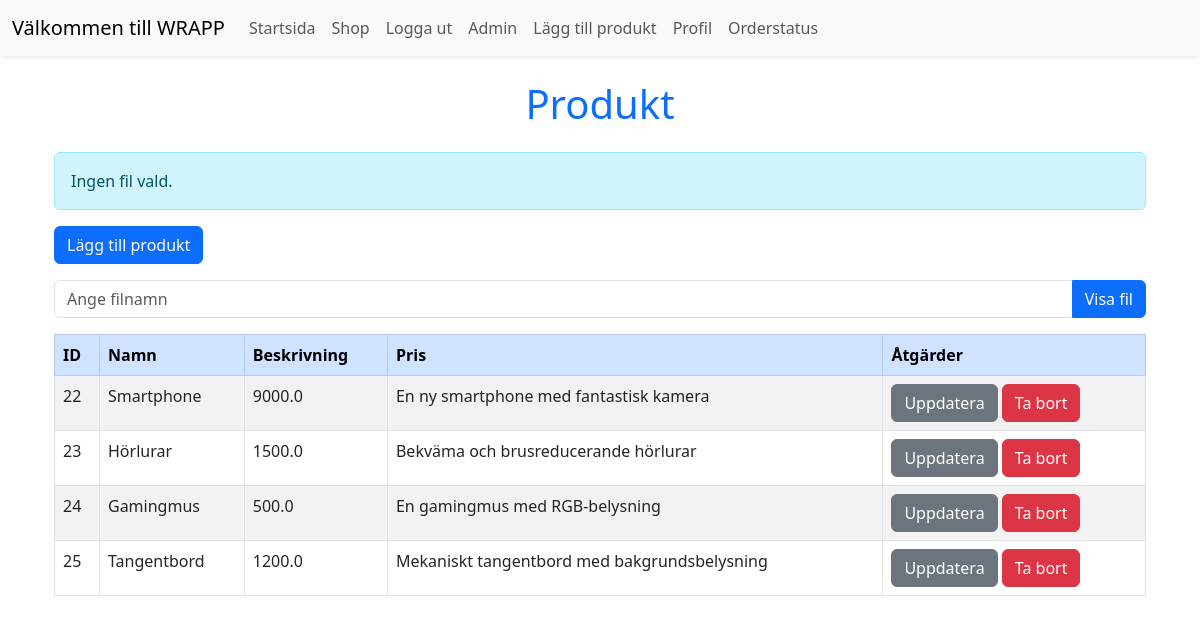
/product (signed in), run on the app's committed database.
### tables this page shows
CREATE TABLE products (
    id INTEGER PRIMARY KEY AUTOINCREMENT,
    name TEXT NOT NULL,
    price REAL NOT NULL,
    description TEXT,
    image TEXT
);

### app.py (the view, shortened to what this page needs)
@app.route('/product')
def product():
    filename = request.args.get('filename')
    file_content = None
    error_message = None
    query = "SELECT id, name, description, price FROM products"
    products = []
    try:
        with sqlite3.connect(DATABASE) as conn:
            cursor = conn.cursor()
            cursor.execute(query)
            products = cursor.fetchall()
    except Exception as e:
        error_message = f"Database error: {str(e)}"
    return render_template(
        'product.html',
        products=products,
        filename=filename,
        file_content=file_content,
        error_message=error_message
    )

### templates/product.html (shortened to what this page needs)
{% extends "base.html" %}
{% block content %}
<div class="container mt-4">
    <h1 class="text-center text-primary mb-4">Produkt</h1>
    {% if file_content %}
        <pre class="bg-light p-3 border">{{ file_content }}</pre>
    {% elif error_message %}
        <div class="alert alert-danger" role="alert">
            {{ error_message }}
        </div>
    {% else %}
        <div class="alert alert-info" role="alert">
            Ingen fil vald.
        </div>
    {% endif %}
    {% if 'user' in session and session['user'] == 'admin' %}
        <a href="{{ url_for('add_product') }}" class="btn btn-primary mb-3">Lägg till produkt</a>
    {% endif %}
    <form method="GET" action="{{ url_for('vulnerable_file') }}" class="mb-3">
        <div class="input-group">
            <input type="text" class="form-control" name="filename" placeholder="Ange filnamn">
            <button class="btn btn-primary" type="submit">Visa fil</button>
        </div>
    </form>
    {% if products %}
        <table class="table table-striped table-hover table-bordered">
            <thead class="table-primary">
                <tr>
                    <th>ID</th>
                    <th>Namn</th>
                    <th>Beskrivning</th>
                    <th>Pris</th>
                    {% if 'user' in session and session['user'] == 'admin' %}
                        <th>Åtgärder</th>
                    {% endif %}
                </tr>
            </thead>
            <tbody>
                {% for product in products %}
                    <tr>
                        <td>{{ product[0] }}</td>
                        <td>{{ product[1] }}</td>
                        <td>{{ product[3] }}</td>
                        <td>{{ product[2] }}</td>
                        {% if 'user' in session and session['user'] == 'admin' %}
                            <td>
                                <a href="{{ url_for('update_product', product_id=product[0]) }}" class="btn btn-secondary">Uppdatera</a>
                                <form method="POST" action="{{ url_for('delete_product', product_id=product[0]) }}" style="display:inline;">
                                    <button type="submit" class="btn btn-danger" onclick="return confirm('Är du säker på att du vill ta bort denna produkt?');">Ta bort</button>
                                </form>
                            </td>
                        {% endif %}
                    </tr>
                {% endfor %}
            </tbody>
        </table>
    {% else %}
        <p class="text-center text-muted">Inga produkter att visa.</p>
    {% endif %}
</div>
{% endblock %}

### data on the page
products: id "22", name "Smartphone", price "9000.0", description "En ny smartphone med fantastisk kamera"
products: id "23", name "Hörlurar", price "1500.0", description "Bekväma och brusreducerande hörlurar"
products: id "24", name "Gamingmus", price "500.0", description "En gamingmus med RGB-belysning"
products: id "25", name "Tangentbord", price "1200.0", description "Mekaniskt tangentbord med bakgrundsbelysning"
